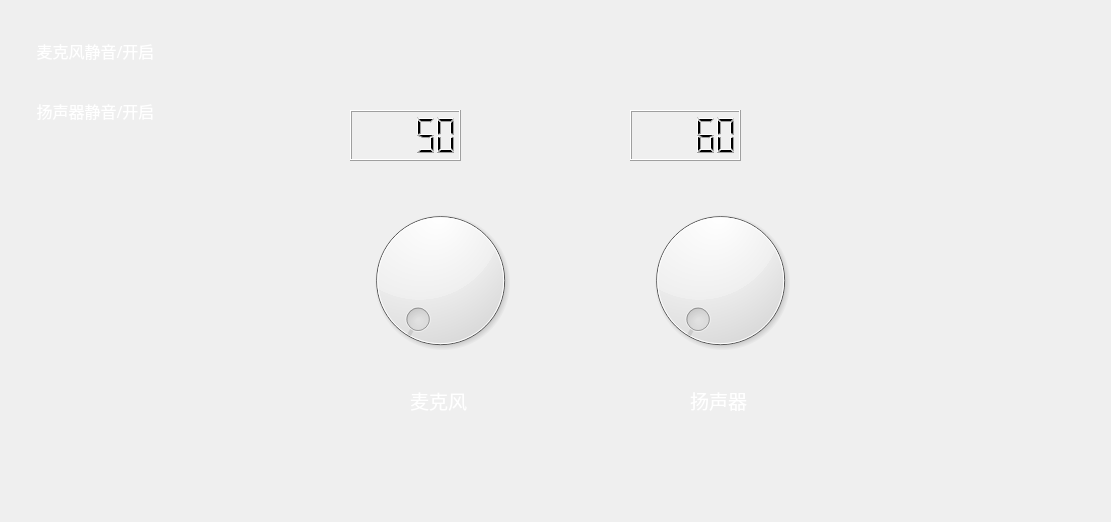
<?xml version="1.0" encoding="UTF-8"?>
<ui version="4.0">
 <class>microphoneSpeakerPage</class>
 <widget class="QDialog" name="microphoneSpeakerPage">
  <property name="geometry">
   <rect>
    <x>0</x>
    <y>0</y>
    <width>1111</width>
    <height>522</height>
   </rect>
  </property>
  <property name="windowTitle">
   <string>Dialog</string>
  </property>
  <widget class="QDial" name="speakerAdjust">
   <property name="geometry">
    <rect>
     <x>630</x>
     <y>200</y>
     <width>181</width>
     <height>161</height>
    </rect>
   </property>
   <property name="maximum">
    <number>100</number>
   </property>
  </widget>
  <widget class="QLCDNumber" name="microphoneLcdNumber">
   <property name="geometry">
    <rect>
     <x>350</x>
     <y>110</y>
     <width>111</width>
     <height>51</height>
    </rect>
   </property>
   <property name="segmentStyle">
    <enum>QLCDNumber::Filled</enum>
   </property>
   <property name="value" stdset="0">
    <double>50.000000000000000</double>
   </property>
  </widget>
  <widget class="QLCDNumber" name="speakerLcdNumber">
   <property name="geometry">
    <rect>
     <x>630</x>
     <y>110</y>
     <width>111</width>
     <height>51</height>
    </rect>
   </property>
   <property name="segmentStyle">
    <enum>QLCDNumber::Filled</enum>
   </property>
   <property name="value" stdset="0">
    <double>60.000000000000000</double>
   </property>
  </widget>
  <widget class="QLabel" name="label_2">
   <property name="geometry">
    <rect>
     <x>690</x>
     <y>390</y>
     <width>111</width>
     <height>21</height>
    </rect>
   </property>
   <property name="palette">
    <palette>
     <active>
      <colorrole role="WindowText">
       <brush brushstyle="SolidPattern">
        <color alpha="255">
         <red>255</red>
         <green>255</green>
         <blue>255</blue>
        </color>
       </brush>
      </colorrole>
      <colorrole role="Text">
       <brush brushstyle="SolidPattern">
        <color alpha="255">
         <red>255</red>
         <green>255</green>
         <blue>255</blue>
        </color>
       </brush>
      </colorrole>
      <colorrole role="PlaceholderText">
       <brush brushstyle="SolidPattern">
        <color alpha="128">
         <red>255</red>
         <green>255</green>
         <blue>255</blue>
        </color>
       </brush>
      </colorrole>
     </active>
     <inactive>
      <colorrole role="WindowText">
       <brush brushstyle="SolidPattern">
        <color alpha="255">
         <red>255</red>
         <green>255</green>
         <blue>255</blue>
        </color>
       </brush>
      </colorrole>
      <colorrole role="Text">
       <brush brushstyle="SolidPattern">
        <color alpha="255">
         <red>255</red>
         <green>255</green>
         <blue>255</blue>
        </color>
       </brush>
      </colorrole>
      <colorrole role="PlaceholderText">
       <brush brushstyle="SolidPattern">
        <color alpha="128">
         <red>255</red>
         <green>255</green>
         <blue>255</blue>
        </color>
       </brush>
      </colorrole>
     </inactive>
     <disabled>
      <colorrole role="WindowText">
       <brush brushstyle="SolidPattern">
        <color alpha="255">
         <red>120</red>
         <green>120</green>
         <blue>120</blue>
        </color>
       </brush>
      </colorrole>
      <colorrole role="Text">
       <brush brushstyle="SolidPattern">
        <color alpha="255">
         <red>120</red>
         <green>120</green>
         <blue>120</blue>
        </color>
       </brush>
      </colorrole>
      <colorrole role="PlaceholderText">
       <brush brushstyle="SolidPattern">
        <color alpha="128">
         <red>0</red>
         <green>0</green>
         <blue>0</blue>
        </color>
       </brush>
      </colorrole>
     </disabled>
    </palette>
   </property>
   <property name="font">
    <font>
     <family>Bahnschrift Condensed</family>
     <pointsize>14</pointsize>
    </font>
   </property>
   <property name="text">
    <string>扬声器</string>
   </property>
  </widget>
  <widget class="QLabel" name="label">
   <property name="geometry">
    <rect>
     <x>410</x>
     <y>390</y>
     <width>111</width>
     <height>21</height>
    </rect>
   </property>
   <property name="palette">
    <palette>
     <active>
      <colorrole role="WindowText">
       <brush brushstyle="SolidPattern">
        <color alpha="255">
         <red>255</red>
         <green>255</green>
         <blue>255</blue>
        </color>
       </brush>
      </colorrole>
      <colorrole role="Text">
       <brush brushstyle="SolidPattern">
        <color alpha="255">
         <red>255</red>
         <green>255</green>
         <blue>255</blue>
        </color>
       </brush>
      </colorrole>
      <colorrole role="PlaceholderText">
       <brush brushstyle="SolidPattern">
        <color alpha="128">
         <red>255</red>
         <green>255</green>
         <blue>255</blue>
        </color>
       </brush>
      </colorrole>
     </active>
     <inactive>
      <colorrole role="WindowText">
       <brush brushstyle="SolidPattern">
        <color alpha="255">
         <red>255</red>
         <green>255</green>
         <blue>255</blue>
        </color>
       </brush>
      </colorrole>
      <colorrole role="Text">
       <brush brushstyle="SolidPattern">
        <color alpha="255">
         <red>255</red>
         <green>255</green>
         <blue>255</blue>
        </color>
       </brush>
      </colorrole>
      <colorrole role="PlaceholderText">
       <brush brushstyle="SolidPattern">
        <color alpha="128">
         <red>255</red>
         <green>255</green>
         <blue>255</blue>
        </color>
       </brush>
      </colorrole>
     </inactive>
     <disabled>
      <colorrole role="WindowText">
       <brush brushstyle="SolidPattern">
        <color alpha="255">
         <red>120</red>
         <green>120</green>
         <blue>120</blue>
        </color>
       </brush>
      </colorrole>
      <colorrole role="Text">
       <brush brushstyle="SolidPattern">
        <color alpha="255">
         <red>120</red>
         <green>120</green>
         <blue>120</blue>
        </color>
       </brush>
      </colorrole>
      <colorrole role="PlaceholderText">
       <brush brushstyle="SolidPattern">
        <color alpha="128">
         <red>0</red>
         <green>0</green>
         <blue>0</blue>
        </color>
       </brush>
      </colorrole>
     </disabled>
    </palette>
   </property>
   <property name="font">
    <font>
     <family>Bahnschrift Condensed</family>
     <pointsize>14</pointsize>
    </font>
   </property>
   <property name="text">
    <string>麦克风</string>
   </property>
  </widget>
  <widget class="QDial" name="microphoneAdjust">
   <property name="geometry">
    <rect>
     <x>350</x>
     <y>200</y>
     <width>181</width>
     <height>161</height>
    </rect>
   </property>
   <property name="maximum">
    <number>100</number>
   </property>
  </widget>
  <widget class="QPushButton" name="microphoneDisableButton">
   <property name="geometry">
    <rect>
     <x>0</x>
     <y>20</y>
     <width>191</width>
     <height>61</height>
    </rect>
   </property>
   <property name="font">
    <font>
     <family>Bahnschrift Condensed</family>
     <pointsize>12</pointsize>
    </font>
   </property>
   <property name="styleSheet">
    <string notr="true">
QPushButton{border:0px; color:white;background:transparent;}
QPushButton:hover{background-color:red;}
QPushButton:checked{background-color:red;}</string>
   </property>
   <property name="text">
    <string>麦克风静音/开启</string>
   </property>
   <property name="iconSize">
    <size>
     <width>32</width>
     <height>32</height>
    </size>
   </property>
   <property name="checkable">
    <bool>true</bool>
   </property>
   <property name="checked">
    <bool>false</bool>
   </property>
   <property name="autoRepeat">
    <bool>false</bool>
   </property>
   <property name="autoExclusive">
    <bool>false</bool>
   </property>
   <property name="flat">
    <bool>true</bool>
   </property>
  </widget>
  <widget class="QPushButton" name="speakerDisableButton">
   <property name="geometry">
    <rect>
     <x>0</x>
     <y>80</y>
     <width>191</width>
     <height>61</height>
    </rect>
   </property>
   <property name="font">
    <font>
     <family>Bahnschrift Condensed</family>
     <pointsize>12</pointsize>
    </font>
   </property>
   <property name="styleSheet">
    <string notr="true">
QPushButton{border:0px; color:white;background:transparent;}
QPushButton:hover{background-color:red;}
QPushButton:checked{background-color:red;}</string>
   </property>
   <property name="text">
    <string>扬声器静音/开启</string>
   </property>
   <property name="iconSize">
    <size>
     <width>32</width>
     <height>32</height>
    </size>
   </property>
   <property name="checkable">
    <bool>true</bool>
   </property>
   <property name="checked">
    <bool>false</bool>
   </property>
   <property name="autoRepeat">
    <bool>false</bool>
   </property>
   <property name="autoExclusive">
    <bool>false</bool>
   </property>
   <property name="flat">
    <bool>true</bool>
   </property>
  </widget>
 </widget>
 <resources/>
 <connections/>
</ui>
